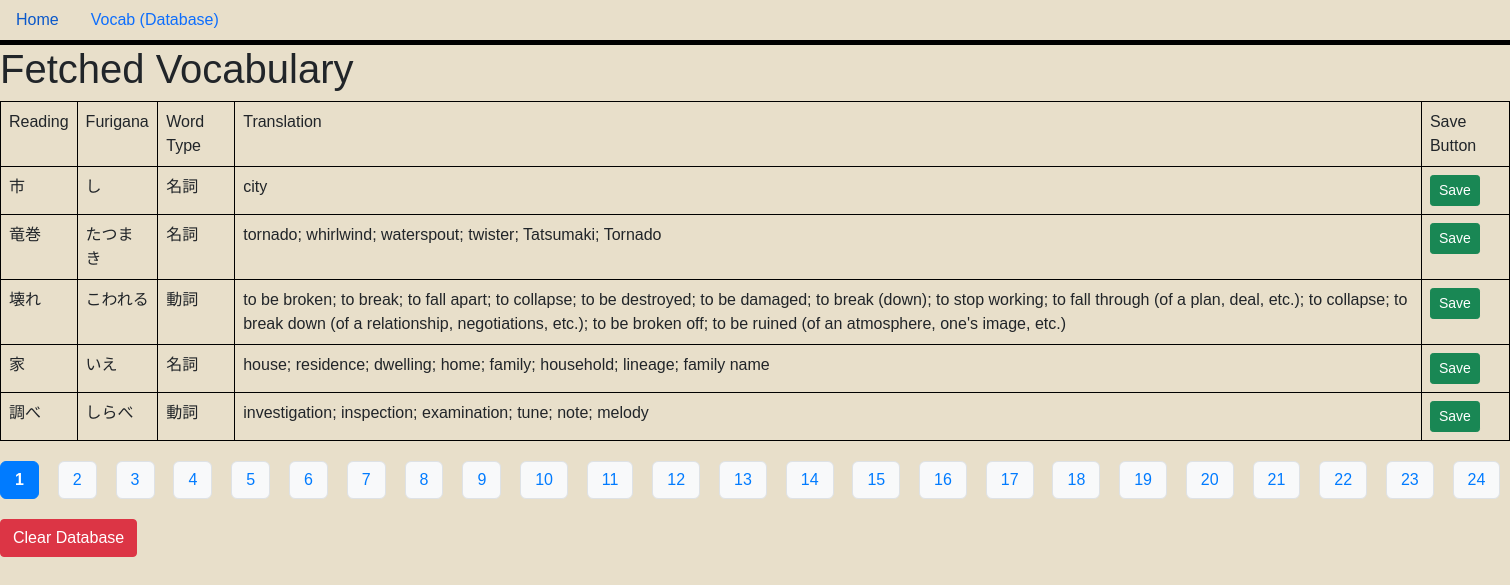
The page / on the database its author committed.
### main.py (models this page shows, shortened)
class Vocab(db.Model):
    id = db.Column(db.Integer, primary_key=True)
    readingJapanese = db.Column(db.String(50), nullable=False)
    wordType = db.Column(db.String(6), nullable=False)
    translation = db.Column(db.String(300), nullable=False)
    furigana = db.Column(db.String(100), nullable=True)

### main.py (the view, shortened to what this page needs)
@app.route("/", methods=["POST", "GET"])
def index():
    page = int(request.args.get("page", 0))
    per_page = 5
    def remove_saved_vocab(words):
        for vocab in words[:]:
            exists = SavedVocab.query.filter_by(
                readingJapanese=vocab.readingJapanese,
                wordType=vocab.wordType,
                translation=vocab.translation,
                furigana=vocab.furigana
            ).first()
            if exists:
                db.session.delete(vocab)
        db.session.commit()
    if request.method == "GET":
        total_words = Vocab.query.count()
        total_pages = (total_words + per_page - 1) // per_page
        page_numbers = list(range(total_pages))
        words = Vocab.query.offset(page * per_page).limit(per_page).all()
        for vocab in words:
            if not vocab.translation:
                result = data_proccessing_unit.get_jisho_translation(vocab.readingJapanese)
                translation = "; ".join(result["translations"]) if isinstance(result["translations"], list) else result["translations"]
                furigana = result["furigana"]
                vocab.translation = translation
                vocab.furigana = furigana
                db.session.commit()
        remove_saved_vocab(words)
        words = Vocab.query.offset(page * per_page).limit(per_page).all()
        next_page = page + 1
        prev_page = page - 1
        return render_template(
            "homepage.html",
            words=words,
            next_page=next_page,
            prev_page=prev_page,
            page=page,
            page_numbers=page_numbers,
            total_pages=total_pages
        )

### templates/homepage.html (shortened to what this page needs)
{% extends 'base.html' %}
{% block head %}
<link rel="stylesheet" href="../static/style.css">
{% endblock %}
{% block body %}
<div>
    <h1>Fetched Vocabulary</h1>
    {% if words|length > 0 %}
    <table class="table table-bordered">
        <tr>
            <td>Reading</td>
            <td>Furigana</td>
            <td>Word Type</td>
            <td>Translation</td>
            <td>Save Button</td>
        </tr>
        {% for item in words %}
        <tr>
            <td>{{ item.readingJapanese }}</td>
            <td>{{ item.furigana }}</td>
            <td>{{ item.wordType }}</td>
            <td>{{ item.translation }}</td>
            <td>
                <form method="post" action="/save_vocab" style="display:inline;">
                    <button type="submit" class="btn btn-success btn-sm">Save</button>
                </form>
            </td>
        </tr>
        {% endfor %}
    </table>
    <div class="pagination">
        {% for num in page_numbers %}
        {% if num == page %}
        <span class="active">{{ num + 1 }}</span>
        {% else %}
        <a href="/?page={{ num }}">{{ num + 1 }}</a>
        {% endif %}
        {% endfor %}
    </div>
    <form method="post" action="/clear" style="margin-top: 1em;">
        <button type="submit" class="btn btn-danger">Clear Database</button>
    </form>
    {% endif %}
</div>
{% endblock %}

### static/style.css (style rules this page uses)
body { background-color: #E8DFCA; font-family: Arial, sans-serif; margin: 0; padding: 0; }
.table-bordered, .table-bordered th, .table-bordered td { border: 1px solid #000 !important; }
.pagination { margin: 20px 0; text-align: center; }
.pagination a, .pagination span { display: inline-block; margin-right: 5mm; padding: 6px 14px; border-radius: 6px; background: #f8f9fa; color: #007bff; text-decoration: none; font-weight: 500; transition: background 0.2s, color 0.2s; border: 1px solid #dee2e6; }
.pagination .active { background: #007bff; color: #fff; font-weight: bold; border: 1px solid #007bff; cursor: default; }

### rows shown on the page
Vocab: readingJapanese "市", furigana "し", wordType "名詞", translation "city"
Vocab: readingJapanese "竜巻", furigana "たつまき", wordType "名詞", translation "tornado; whirlwind; waterspout; twister; Tatsumaki; Tornado"
Vocab: readingJapanese "壊れ", furigana "こわれる", wordType "動詞", translation "to be broken; to break; to fall apart; to collapse; to be destroyed; to be damaged; to break (down); to stop working; to fall through (of a plan, deal, etc.); to collapse; to break down (of a relationship, negotiations, etc.); to be broken off; to be ruined (of an atmosphere, one's image, etc.)"
Vocab: readingJapanese "家", furigana "いえ", wordType "名詞", translation "house; residence; dwelling; home; family; household; lineage; family name"
Vocab: readingJapanese "調べ", furigana "しらべ", wordType "動詞", translation "investigation; inspection; examination; tune; note; melody"

### other values the page prints
{{ num + 1 }} "1"
{{ num + 1 }} "2" "3" "4" "5" "6" "7" "8" "9" "10" "11" "12" "13" "14" "15" "16" "17" "18" "19" "20" "21" "22" "23" "24"
